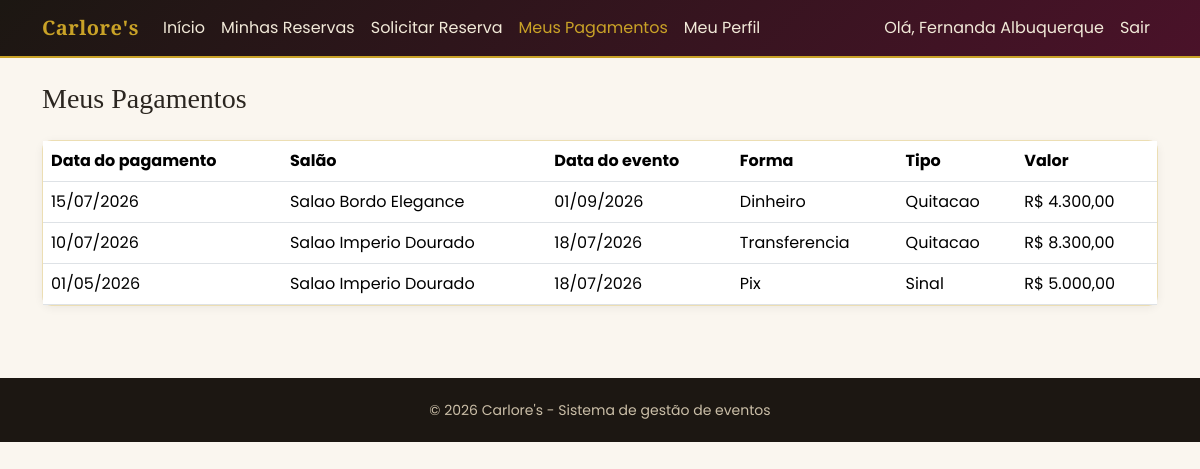
/cliente/pagamentos/index.php (signed in), run on the app's committed database.
### tables this page shows
CREATE TABLE usuarios (
    id          INT UNSIGNED AUTO_INCREMENT PRIMARY KEY,
    nome        VARCHAR(120) NOT NULL,
    email       VARCHAR(150) NOT NULL,
    senha_hash  VARCHAR(255) NOT NULL,
    tipo        ENUM('admin', 'cliente') NOT NULL DEFAULT 'cliente',
    ativo       TINYINT(1) NOT NULL DEFAULT 1,
    created_at  DATETIME NOT NULL DEFAULT CURRENT_TIMESTAMP,
    updated_at  DATETIME NOT NULL DEFAULT CURRENT_TIMESTAMP ON UPDATE CURRENT_TIMESTAMP,
    UNIQUE KEY uq_usuarios_email (email),
    INDEX idx_usuarios_tipo (tipo)
);

CREATE TABLE pagamentos (
    id              INT UNSIGNED AUTO_INCREMENT PRIMARY KEY,
    reserva_id      INT UNSIGNED NOT NULL,
    valor           DECIMAL(10,2) NOT NULL,
    data_pagamento  DATE NOT NULL,
    forma_pagamento ENUM('dinheiro', 'pix', 'cartao_credito', 'cartao_debito', 'transferencia', 'boleto') NOT NULL,
    tipo            ENUM('sinal', 'parcela', 'quitacao') NOT NULL DEFAULT 'parcela',
    observacoes     VARCHAR(255) NULL,
    created_at      DATETIME NOT NULL DEFAULT CURRENT_TIMESTAMP,
    CONSTRAINT fk_pagamentos_reserva FOREIGN KEY (reserva_id) REFERENCES reservas(id)
        ON DELETE CASCADE ON UPDATE CASCADE,
    INDEX idx_pagamentos_data (data_pagamento)
);

### public/cliente/pagamentos/index.php (called while the page is built, shortened)
<?php
require_once __DIR__ . '/../../../config/bootstrap.php';
$reservas = Reserva::listarPorCliente((int)$_SESSION['cliente_id']);
$pagamentos = [];
foreach ($reservas as $r) {
    foreach (Pagamento::listarPorReserva((int)$r['id']) as $p) {
        $p['reserva_data_evento'] = $r['data_evento'];
        $p['salao_nome'] = $r['salao_nome'];
        $pagamentos[] = $p;
    }
}
usort($pagamentos, fn($a, $b) => strcmp($b['data_pagamento'], $a['data_pagamento']));
$paginaAtual = 'pagamentos';
$tituloPagina = 'Meus Pagamentos';
require ROOT_PATH . '/views/cliente/pagamentos/listar.php';

### helpers/format_helper.php (called while the page is built, shortened)
<?php
function e(mixed $valor): string
{
    return htmlspecialchars((string)($valor ?? ''), ENT_QUOTES, 'UTF-8');
}
function moneyBr(float|string|null $valor): string
{
    return 'R$ ' . number_format((float)$valor, 2, ',', '.');
}
function dateBr(?string $dataIso): string
{
    $timestamp = strtotime($dataIso);
    return $timestamp ? date('d/m/Y', $timestamp) : '';
}
function formaPagamentoLabel(?string $forma): string
{
    return FORMAS_PAGAMENTO[$forma] ?? e($forma);
}
function tipoPagamentoLabel(?string $tipo): string
{
    return TIPOS_PAGAMENTO[$tipo] ?? e($tipo);
}

### helpers/auth_helper.php (called while the page is built, shortened)
<?php
function usuarioLogado(): ?array
{
    return [
        'id'         => (int)$_SESSION['usuario_id'],
        'nome'       => $_SESSION['usuario_nome'],
        'tipo'       => $_SESSION['usuario_tipo'],
        'cliente_id' => isset($_SESSION['cliente_id']) ? (int)$_SESSION['cliente_id'] : null,
    ];
}

### config/database.php (called while the page is built, shortened)
<?php
class Database
{
    private static ?PDO $conexao = null;
    public static function conectar(): PDO
    {
        if (self::$conexao === null) {
            $dsn = 'mysql:host=' . self::HOST . ';dbname=' . self::DBNAME . ';charset=' . self::CHARSET;
            try {
                self::$conexao = new PDO($dsn, self::USUARIO, self::SENHA, [
                    PDO::ATTR_ERRMODE            => PDO::ERRMODE_EXCEPTION,
                    PDO::ATTR_EMULATE_PREPARES   => false,
                    PDO::ATTR_DEFAULT_FETCH_MODE => PDO::FETCH_ASSOC,
                ]);
            } catch (PDOException $e) {
                error_log('[Database] Falha na conexao: ' . $e->getMessage());
                http_response_code(500);
                die('Nao foi possivel conectar ao banco de dados. Verifique se o MySQL do XAMPP esta em execucao e se o banco "carlores" foi importado (veja o README.md).');
            }
        }
        return self::$conexao;
    }
}

### models/Reserva.php (called while the page is built, shortened)
<?php
class Reserva
{
    public static function listar(array $filtros = []): array
    {
        $sql = self::SELECT_BASE . ' WHERE 1=1';
        $params = [];
        if (!empty($filtros['cliente_id'])) {
            $sql .= ' AND r.cliente_id = :cliente_id';
            $params[':cliente_id'] = $filtros['cliente_id'];
        }
        $sql .= ' ORDER BY r.data_evento DESC, r.id DESC';
        $stmt = Database::conectar()->prepare($sql);
        $stmt->execute($params);
        return $stmt->fetchAll();
    }
    public static function listarPorCliente(int $clienteId): array
    {
        return self::listar(['cliente_id' => $clienteId]);
    }
}

### config/bootstrap.php (called while the page is built, shortened)
<?php
require_once ROOT_PATH . '/config/database.php';
require_once ROOT_PATH . '/helpers/format_helper.php';
require_once ROOT_PATH . '/helpers/auth_helper.php';
spl_autoload_register(function (string $classe): void {
    foreach (['models', 'services'] as $pasta) {
        $caminho = ROOT_PATH . "/{$pasta}/{$classe}.php";
        if (is_file($caminho)) {
            return;
        }
    }
});

### models/Pagamento.php (called while the page is built, shortened)
<?php
class Pagamento
{
    public static function listarPorReserva(int $reservaId): array
    {
        $stmt = Database::conectar()->prepare(
            'SELECT * FROM pagamentos WHERE reserva_id = :reserva_id ORDER BY data_pagamento, id'
        );
        $stmt->execute([':reserva_id' => $reservaId]);
        return $stmt->fetchAll();
    }
}

### views/cliente/pagamentos/listar.php (the view, shortened to what this page needs)
<?php require ROOT_PATH . '/views/partials/header_cliente.php'; ?>
<div class="card card-carlores">
    <div class="table-responsive">
        <table class="table mb-0 align-middle">
            <thead><tr><th>Data do pagamento</th><th>Salão</th><th>Data do evento</th><th>Forma</th><th>Tipo</th><th>Valor</th></tr></thead>
            <tbody>
            <?php foreach ($pagamentos as $p): ?>
                <tr>
                    <td><?= dateBr($p['data_pagamento']) ?></td>
                    <td><?= e($p['salao_nome']) ?></td>
                    <td><?= dateBr($p['reserva_data_evento']) ?></td>
                    <td><?= formaPagamentoLabel($p['forma_pagamento']) ?></td>
                    <td><?= tipoPagamentoLabel($p['tipo']) ?></td>
                    <td><?= moneyBr($p['valor']) ?></td>
                </tr>
            <?php endforeach; ?>
            </tbody>
        </table>
    </div>
</div>
<?php require ROOT_PATH . '/views/partials/footer_cliente.php'; ?>

### views/partials/header_cliente.php (shortened to what this page needs)
<?php $usuario = usuarioLogado(); ?>
<!DOCTYPE html>
<html lang="pt-BR">
<head>
    <link href="https://cdn.jsdelivr.net/npm/bootstrap@5.3.3/dist/css/bootstrap.min.css" rel="stylesheet">
    <link href="/assets/css/theme.css" rel="stylesheet">
</head>
<body>
<nav class="navbar navbar-expand-lg navbar-carlores navbar-dark">
    <div class="container">
        <a class="navbar-brand" href="/cliente/index.php"><?= e(APP_NOME) ?></a>
        <div class="collapse navbar-collapse" id="navCliente">
            <ul class="navbar-nav me-auto">
                <?php
                $paginaAtual = $paginaAtual ?? '';
                $itensMenu = [
                    'dashboard'  => ['/cliente/index.php', 'Início'],
                    'reservas'   => ['/cliente/reservas/index.php', 'Minhas Reservas'],
                    'nova'       => ['/cliente/reservas/nova.php', 'Solicitar Reserva'],
                    'pagamentos' => ['/cliente/pagamentos/index.php', 'Meus Pagamentos'],
                    'perfil'     => ['/cliente/perfil/editar.php', 'Meu Perfil'],
                ];
                foreach ($itensMenu as $chave => $item):
                    [$url, $rotulo] = $item;
                ?>
                <li class="nav-item">
                    <a class="nav-link <?= $paginaAtual === $chave ? 'active' : '' ?>" href="<?= e($url) ?>"><?= e($rotulo) ?></a>
                </li>
                <?php endforeach; ?>
            </ul>
            <ul class="navbar-nav">
                <li class="nav-item"><span class="nav-link">Olá, <?= e($usuario['nome']) ?></span></li>
                <li class="nav-item"><a class="nav-link" href="/logout.php">Sair</a></li>
            </ul>
        </div>
    </div>
</nav>
<div class="container py-4">
    <h1 class="h3 mb-4"><?= e($tituloPagina ?? '') ?></h1>

### public/assets/css/theme.css (style rules this page uses)
:root { --carlores-preto: #1c1712; --carlores-vinho: #6d1b3c; --carlores-vinho-escuro: #4a1229; --carlores-dourado: #c9a227; --carlores-dourado-claro: #e8d38a; --carlores-creme: #faf6ef; --carlores-texto: #2b2620; }
body { background-color: var(--carlores-creme); color: var(--carlores-texto); font-family: 'Poppins', 'Segoe UI', sans-serif; }
h1, h2, h3, h4, h5, .brand-font { font-family: 'Playfair Display', 'Georgia', serif; }
a { color: var(--carlores-vinho); }
.navbar-carlores { background: linear-gradient(135deg, var(--carlores-preto) 0%, var(--carlores-vinho-escuro) 100%); border-bottom: 2px solid var(--carlores-dourado); }
.navbar-carlores .navbar-brand { font-family: 'Playfair Display', serif; color: var(--carlores-dourado) !important; font-weight: 700; letter-spacing: 0.5px; }
.navbar-carlores .nav-link { color: #f1e9d8 !important; }
.navbar-carlores .nav-link:hover, .navbar-carlores .nav-link.active { color: var(--carlores-dourado) !important; }
.card-carlores { border: 1px solid rgba(201, 162, 39, 0.35); border-radius: 0.6rem; box-shadow: 0 2px 10px rgba(0,0,0,0.06); }

### data on the page
usuarios: nome "Fernanda Albuquerque"
pagamentos: data_pagamento "15/07/2026", salao_nome "Salao Bordo Elegance", reserva_data_evento "01/09/2026", forma_pagamento "Dinheiro", tipo "Quitacao", valor "R$ 4.300,00"
pagamentos: data_pagamento "10/07/2026", salao_nome "Salao Imperio Dourado", reserva_data_evento "18/07/2026", forma_pagamento "Transferencia", tipo "Quitacao", valor "R$ 8.300,00"
pagamentos: data_pagamento "01/05/2026", salao_nome "Salao Imperio Dourado", reserva_data_evento "18/07/2026", forma_pagamento "Pix", tipo "Sinal", valor "R$ 5.000,00"

### other printed values
APP_NOME "Carlore's"
$rotulo "Início"
$rotulo "Minhas Reservas"
$rotulo "Solicitar Reserva"
$rotulo "Meus Pagamentos"
$rotulo "Meu Perfil"
$tituloPagina "Meus Pagamentos"
